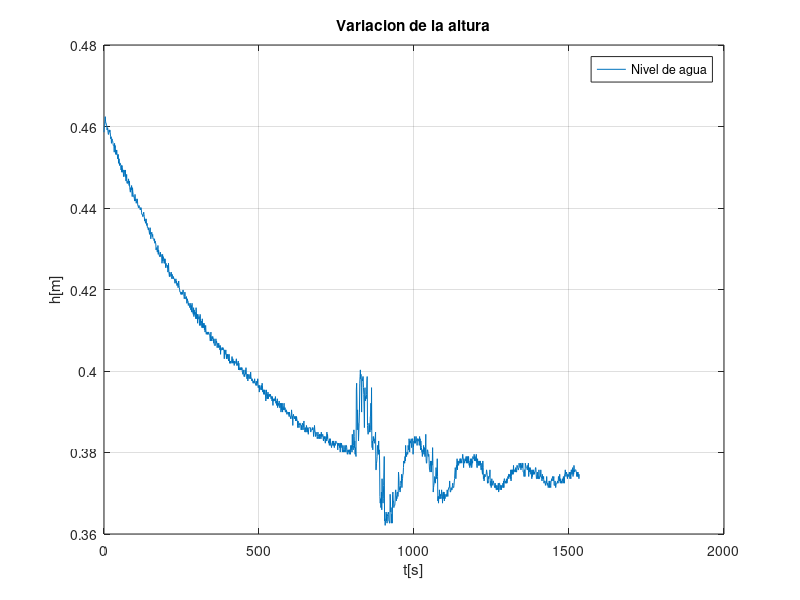
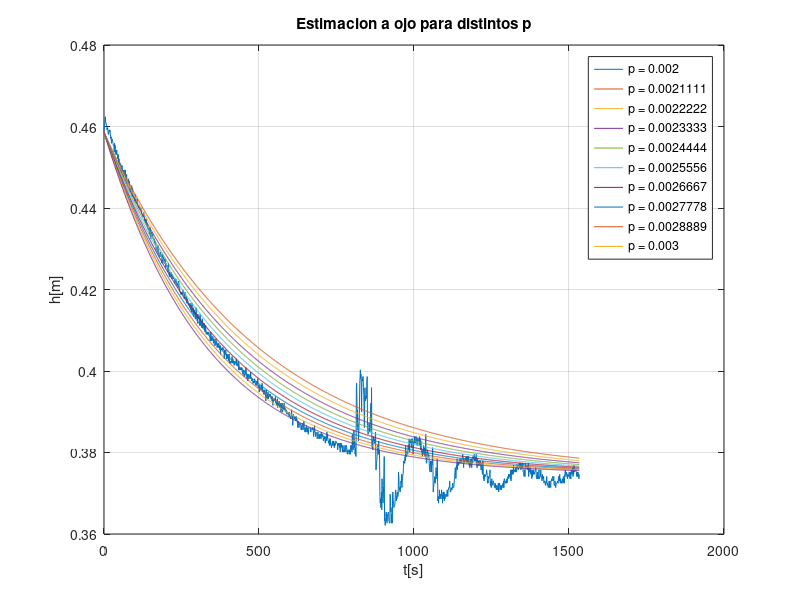
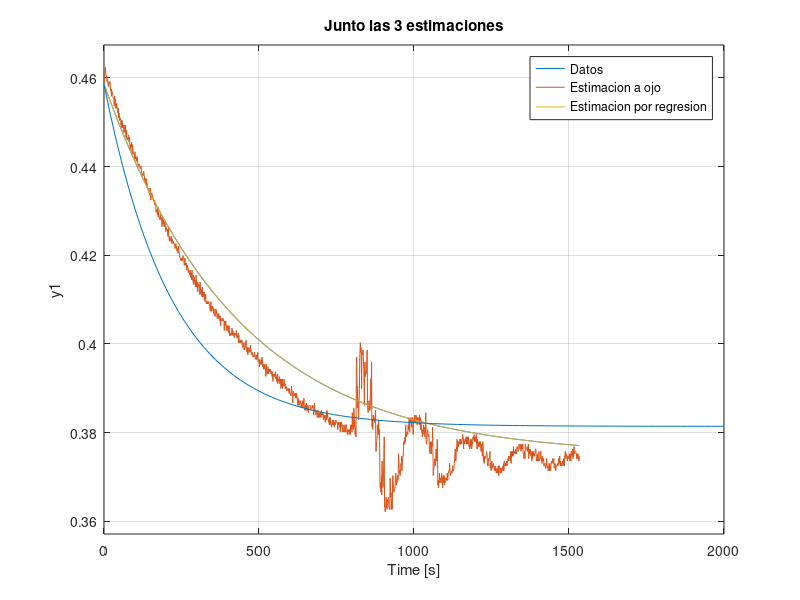

The MATLAB script that drew these images, in order:
close all;
clear all;
clc;

load('practica3_ident.mat');

%h: altura
%u: accion de control
%t: tiempo

figure(1)
plot (t, h)
title("Variacion de la altura");
grid on;
legend ({"Nivel de agua"}, "location", "northeast");
ylabel("h[m]");
xlabel("t[s]");

%% Estimacion a ojo

% La planta tiene la forma 
%
% P(s) = -K / (s + p)
%
% Corresponde a la solucion general
%
% y(t) = A * e^(-p*t) - K/p  
%
%
% y(t = 0) = A - K/P = 0.4586
% y(t -> inf) = -K/p = 0.3747
%
% Entonces:
%
% A = 0.0839


A = 0.0839; 

p_vec = linspace(0.002, 0.003, 10);

figure(2)
plot (t, h)
hold on
for i = 1:length(p_vec)
    K = -0.3747*p_vec(i); 
    a = A * exp(-p_vec(i)*t) - K/p_vec(i);
    plot(t,a)
    title("Estimacion a ojo para distintos p");
    grid on;
    legend ({"Nivel de agua"}, "location", "northeast");
    ylabel("h[m]");
    xlabel("t[s]");
    legendInfo{i} = ['p = ' num2str(p_vec(i))];
    hold on
end
hold off
legend(legendInfo);

%%
% A ojo vemos que el mejor valor es
% p = 0.00233
% K = 0.0087

p = 0.00233;
K = -0.3747*p;
a1 = A * exp(-p*t) - K/p;


figure()
plot (t, a1)
title("Estimacion a ojo, p = 0.00233, K = -0.00087");
grid on;
legend ({"Nivel de agua"}, "location", "northeast");
ylabel("h[m]");
xlabel("t[s]");



%% Estimacion por regresion

% De la misma transferencia 
% 
% P(s) = -K / (s + p)
%
% Podemos ir a la transferencia discreta (con c2d())
%
% Pd(z) = Kd / (z + pd)
%
% En ecuacion en diferencias
%
% h(n + 1) =  pd * h(n) + Kd * u(n)

tam = length(h);

h_n1 = h(2:end) - h(1);
h_n = h - h(1);
u_n = u - u(1);

x = [h_n(1:tam-1) u_n(1:tam-1)];

params = pinv(x) * h_n1;

Kd = params(2);
pd = params(1);

% En la discretizacion de ZOH
%
%
% T = 1, porque muestreo a 1 segundo
%
% pd = exp(-p * T)
% p = -Ln(pd)/T
%
%
% Kd = int(0,T) exp(p * T) * K * dT  
% Kd = - (K / p) * (exp(p*T) - 1)
% K = (Kd * p) / (exp(p*T) - 1)
 
T = 1;
p1 = -log(pd)/T;
K1 = - (Kd * p1) / (exp(p1*T) -1);

%figure()
%a2 = A * exp(-p1*t) - K1/p1;
%plot(t,a2)


s = tf('s');
P = -K1 / (s + p1);


%% Junto las 2 estimaciones

%figure()
hold on
plot (t, h)
plot(t,a1)
step(0.05*P + h(1))
title("Junto las 3 estimaciones")
legend ({"Datos", "Estimacion a ojo","Estimacion por regresion"}, "location", "northeast");





















